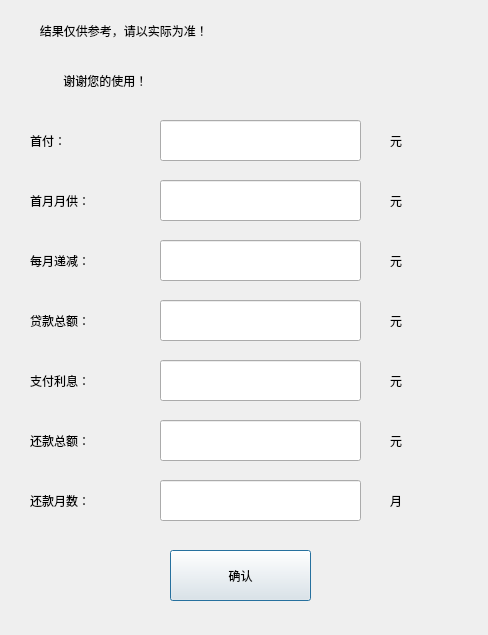
<?xml version="1.0" encoding="UTF-8"?>
<ui version="4.0">
 <class>shangyedaikuandengebenjin</class>
 <widget class="QDialog" name="shangyedaikuandengebenjin">
  <property name="geometry">
   <rect>
    <x>0</x>
    <y>0</y>
    <width>488</width>
    <height>635</height>
   </rect>
  </property>
  <property name="windowTitle">
   <string>等额本金</string>
  </property>
  <widget class="QLabel" name="label_9">
   <property name="geometry">
    <rect>
     <x>30</x>
     <y>480</y>
     <width>101</width>
     <height>41</height>
    </rect>
   </property>
   <property name="text">
    <string>还款月数：</string>
   </property>
  </widget>
  <widget class="QLineEdit" name="lineEdit_huankuanYueshu">
   <property name="geometry">
    <rect>
     <x>160</x>
     <y>480</y>
     <width>201</width>
     <height>41</height>
    </rect>
   </property>
  </widget>
  <widget class="QLabel" name="label_15">
   <property name="geometry">
    <rect>
     <x>390</x>
     <y>480</y>
     <width>61</width>
     <height>41</height>
    </rect>
   </property>
   <property name="text">
    <string>月</string>
   </property>
  </widget>
  <widget class="QLabel" name="label_3">
   <property name="geometry">
    <rect>
     <x>30</x>
     <y>120</y>
     <width>101</width>
     <height>41</height>
    </rect>
   </property>
   <property name="text">
    <string>首付：    </string>
   </property>
  </widget>
  <widget class="QLineEdit" name="lineEdit_shoufu">
   <property name="geometry">
    <rect>
     <x>160</x>
     <y>120</y>
     <width>201</width>
     <height>41</height>
    </rect>
   </property>
  </widget>
  <widget class="QLabel" name="label_2">
   <property name="geometry">
    <rect>
     <x>390</x>
     <y>120</y>
     <width>61</width>
     <height>41</height>
    </rect>
   </property>
   <property name="text">
    <string>元</string>
   </property>
  </widget>
  <widget class="QLineEdit" name="lineEdit_meiyueYuegong">
   <property name="geometry">
    <rect>
     <x>160</x>
     <y>180</y>
     <width>201</width>
     <height>41</height>
    </rect>
   </property>
  </widget>
  <widget class="QLabel" name="label_4">
   <property name="geometry">
    <rect>
     <x>30</x>
     <y>180</y>
     <width>101</width>
     <height>41</height>
    </rect>
   </property>
   <property name="text">
    <string>首月月供：</string>
   </property>
  </widget>
  <widget class="QLabel" name="label_10">
   <property name="geometry">
    <rect>
     <x>390</x>
     <y>180</y>
     <width>61</width>
     <height>41</height>
    </rect>
   </property>
   <property name="text">
    <string>元</string>
   </property>
  </widget>
  <widget class="QLabel" name="label_5">
   <property name="geometry">
    <rect>
     <x>30</x>
     <y>240</y>
     <width>101</width>
     <height>41</height>
    </rect>
   </property>
   <property name="text">
    <string>每月递减：</string>
   </property>
  </widget>
  <widget class="QLineEdit" name="lineEdit_meiyueDijian">
   <property name="geometry">
    <rect>
     <x>160</x>
     <y>240</y>
     <width>201</width>
     <height>41</height>
    </rect>
   </property>
  </widget>
  <widget class="QLabel" name="label_11">
   <property name="geometry">
    <rect>
     <x>390</x>
     <y>240</y>
     <width>61</width>
     <height>41</height>
    </rect>
   </property>
   <property name="text">
    <string>元</string>
   </property>
  </widget>
  <widget class="QLabel" name="label_6">
   <property name="geometry">
    <rect>
     <x>30</x>
     <y>300</y>
     <width>101</width>
     <height>41</height>
    </rect>
   </property>
   <property name="text">
    <string>贷款总额：</string>
   </property>
  </widget>
  <widget class="QLineEdit" name="lineEdit_daikuanZonge">
   <property name="geometry">
    <rect>
     <x>160</x>
     <y>300</y>
     <width>201</width>
     <height>41</height>
    </rect>
   </property>
  </widget>
  <widget class="QLabel" name="label_12">
   <property name="geometry">
    <rect>
     <x>390</x>
     <y>300</y>
     <width>61</width>
     <height>41</height>
    </rect>
   </property>
   <property name="text">
    <string>元</string>
   </property>
  </widget>
  <widget class="QLabel" name="label_7">
   <property name="geometry">
    <rect>
     <x>30</x>
     <y>360</y>
     <width>101</width>
     <height>41</height>
    </rect>
   </property>
   <property name="text">
    <string>支付利息：</string>
   </property>
  </widget>
  <widget class="QLineEdit" name="lineEdit_zhifuLixi">
   <property name="geometry">
    <rect>
     <x>160</x>
     <y>360</y>
     <width>201</width>
     <height>41</height>
    </rect>
   </property>
  </widget>
  <widget class="QLabel" name="label_13">
   <property name="geometry">
    <rect>
     <x>390</x>
     <y>360</y>
     <width>61</width>
     <height>41</height>
    </rect>
   </property>
   <property name="text">
    <string>元</string>
   </property>
  </widget>
  <widget class="QLineEdit" name="lineEdit_huankuanZonge">
   <property name="geometry">
    <rect>
     <x>160</x>
     <y>420</y>
     <width>201</width>
     <height>41</height>
    </rect>
   </property>
  </widget>
  <widget class="QLabel" name="label_14">
   <property name="geometry">
    <rect>
     <x>390</x>
     <y>420</y>
     <width>61</width>
     <height>41</height>
    </rect>
   </property>
   <property name="text">
    <string>元</string>
   </property>
  </widget>
  <widget class="QLabel" name="label_8">
   <property name="geometry">
    <rect>
     <x>30</x>
     <y>420</y>
     <width>101</width>
     <height>41</height>
    </rect>
   </property>
   <property name="text">
    <string>还款总额：</string>
   </property>
  </widget>
  <widget class="QPushButton" name="pushButton_queren">
   <property name="geometry">
    <rect>
     <x>170</x>
     <y>550</y>
     <width>141</width>
     <height>51</height>
    </rect>
   </property>
   <property name="text">
    <string>确认</string>
   </property>
  </widget>
  <widget class="QLabel" name="label">
   <property name="geometry">
    <rect>
     <x>30</x>
     <y>10</y>
     <width>431</width>
     <height>41</height>
    </rect>
   </property>
   <property name="text">
    <string>   结果仅供参考，请以实际为准！</string>
   </property>
  </widget>
  <widget class="QLabel" name="label_16">
   <property name="geometry">
    <rect>
     <x>30</x>
     <y>60</y>
     <width>431</width>
     <height>41</height>
    </rect>
   </property>
   <property name="text">
    <string>          谢谢您的使用！</string>
   </property>
  </widget>
 </widget>
 <resources/>
 <connections>
  <connection>
   <sender>pushButton_queren</sender>
   <signal>clicked()</signal>
   <receiver>shangyedaikuandengebenjin</receiver>
   <slot>close()</slot>
   <hints>
    <hint type="sourcelabel">
     <x>166</x>
     <y>262</y>
    </hint>
    <hint type="destinationlabel">
     <x>251</x>
     <y>281</y>
    </hint>
   </hints>
  </connection>
 </connections>
</ui>
